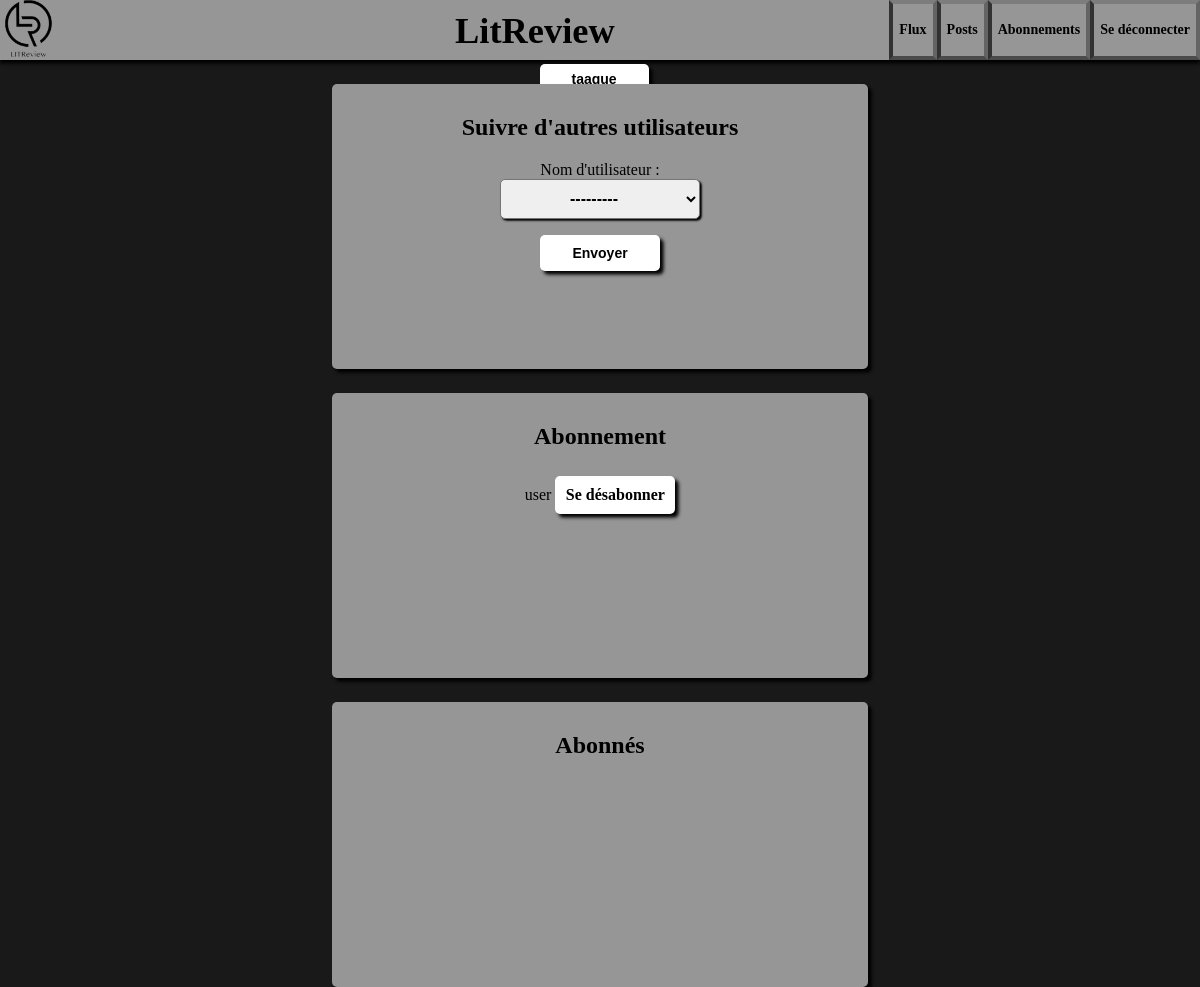
/subscriptions/ (signed in), run on an earlier commit of the app's database.
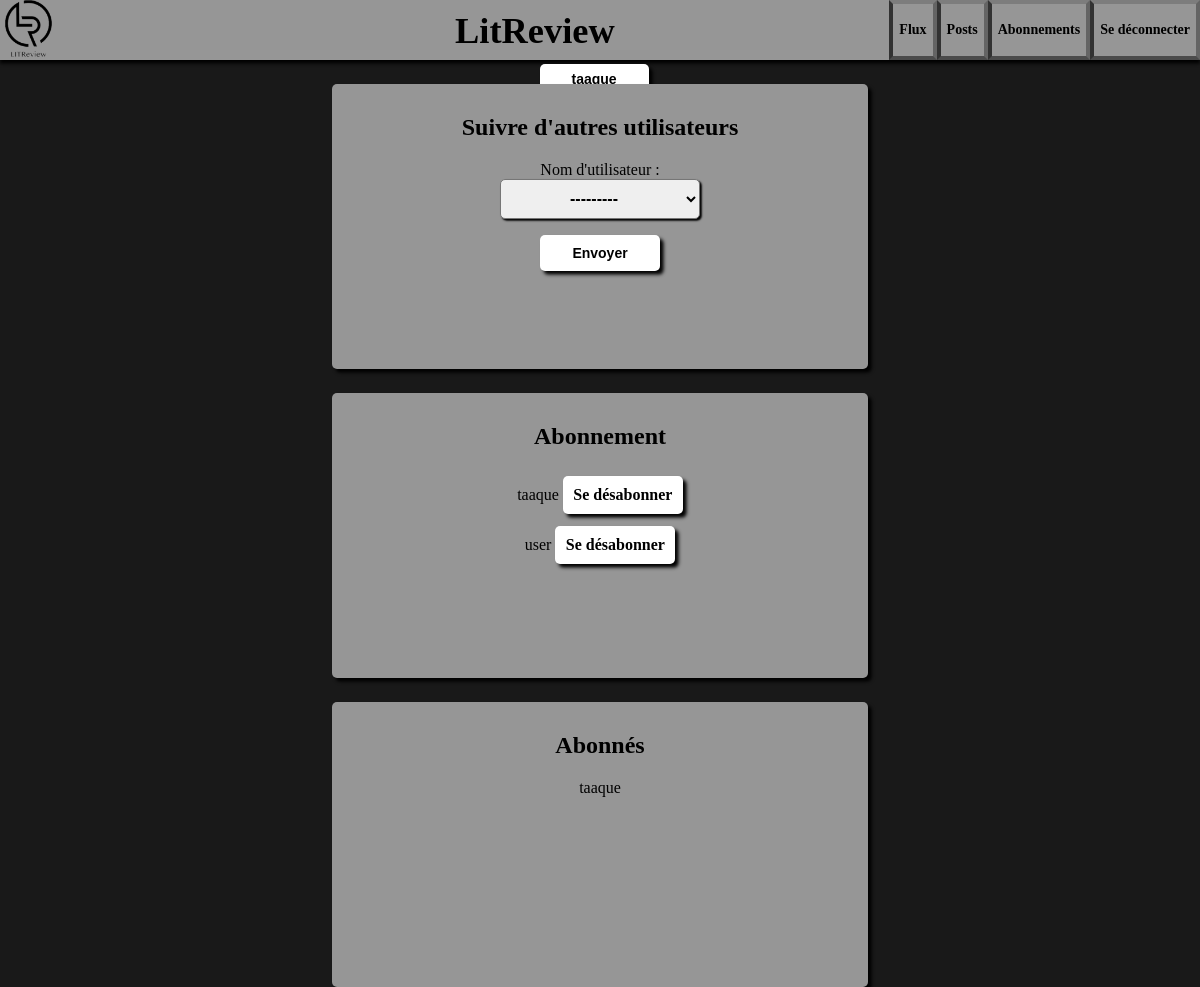
And on a later commit of the database.
### app/models.py (models this page shows)
class UserFollows(models.Model):
    user = models.ForeignKey(to=settings.AUTH_USER_MODEL, on_delete=models.CASCADE, related_name='following')
    followed_user = models.ForeignKey(to=settings.AUTH_USER_MODEL, on_delete=models.CASCADE,
                                      related_name='followed_by', verbose_name='Nom d\'utilisateur')
    class Meta:
        unique_together = ('user', 'followed_user', )

### app/views.py (the view, shortened to what this page needs)
# urls.py: path('subscriptions/', views.subscriptions, name='subscriptions'),
@login_required
def subscriptions(request):
    form = forms.FollowForm(current_user=request.user,
                            follows=list(models.UserFollows.objects.filter(user=request.user)
                                         .values_list('followed_user_id', flat=True)))
    context = {
               'form': form,
               'followers': models.UserFollows.objects.filter(followed_user=request.user),
               'follows': models.UserFollows.objects.filter(user=request.user)
               }
    return render(request, 'app/subscriptions.html', context=context)

### app/forms.py
class FollowForm(forms.ModelForm):
    def __init__(self, *args, **kwargs):
        current_user = kwargs.pop('current_user')
        follows = kwargs.pop('follows')
        super().__init__(*args, **kwargs)
        self.fields['followed_user'].queryset = get_user_model().objects.exclude(id__in=[current_user.id] + follows)
    class Meta:
        model = models.UserFollows
        fields = ['followed_user']

### app/templates/app/subscriptions.html (shortened to what this page needs)
{% extends 'app/home.html' %}
{% block content %}
    <form class="container center cc" method="post">
        <h2>Suivre d'autres utilisateurs</h2>
        {{ form.as_p }}
        <button class="button" type="submit" >Envoyer</button>
    </form>
    <div class="container center cc">
        <h2>Abonnement</h2>
        {% for follow in follows %}
            <div>
                <p class="inline">{{ follow.followed_user.username}}</p>
                <a class="button" href="{% url 'unfollow' follow.id %}" data-method="delete">Se désabonner</a>
            </div>
        {% endfor %}
    </div>
    <div class="container center cc">
        <h2>Abonnés</h2>
        {% for follower in followers %}
            <p>{{ follower.user.username}}</p>
        {% endfor %}
    </div>
{% endblock %}

What changed in the data, as far as the page shows it:
added UserFollows: followed_user.username "taaque", user.username "taaque"
